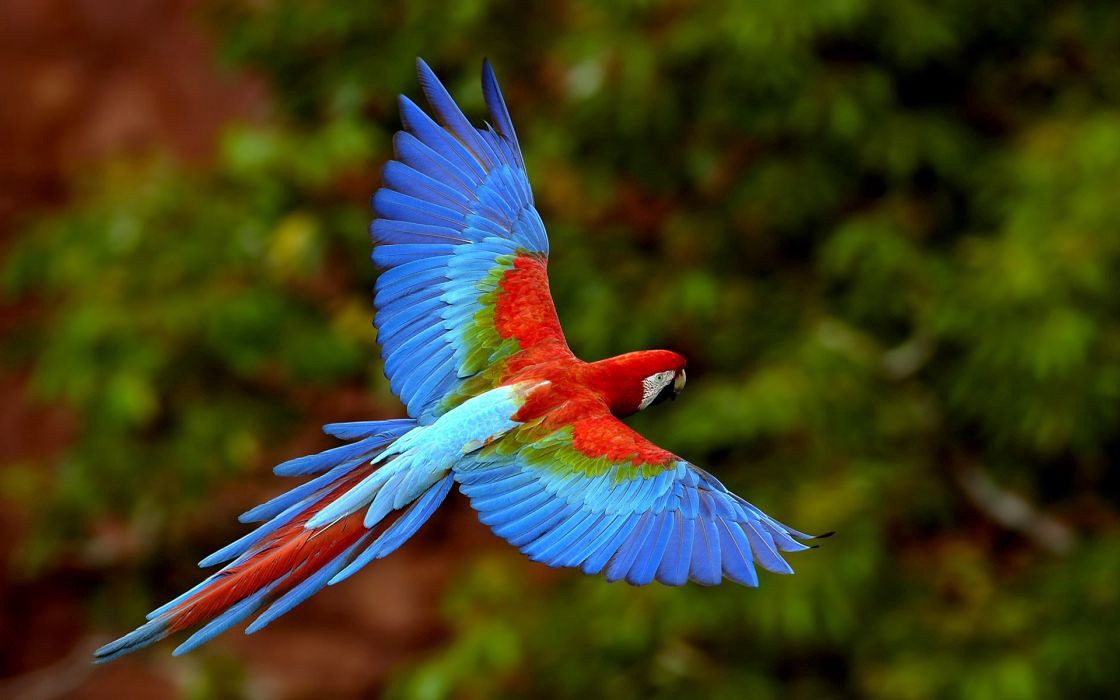
#> input picture ch_11_back_project/sample.jpeg, 1120 x 700 px, given in place of sample.png, which was not available
$ python read_color_image.py
#> lines starting #> are read from the running program, lines starting #| are printed output that depends on the picture; pictures that were not available may be replaced by others from this repository, and a replacement may not be noted
import cv2 as cv
import os.path as osp

file_path = osp.dirname(osp.abspath(__file__))
file_name = 'sample.png'
img_file = osp.join(file_path, file_name)
image = cv.imread(img_file)
#> image is the input picture: shape (700, 1120, 3); mean B, G, R 28.9, 61, 63.5
print(image.shape)
#| (700, 1120, 3)
bgr = cv.imread(img_file, cv.IMREAD_COLOR)
bgra = cv.imread(img_file, cv.IMREAD_UNCHANGED)

cv.imshow('Color', image)
cv.imshow('BGR', bgr)
cv.imshow('B', bgra[:, :, 0])
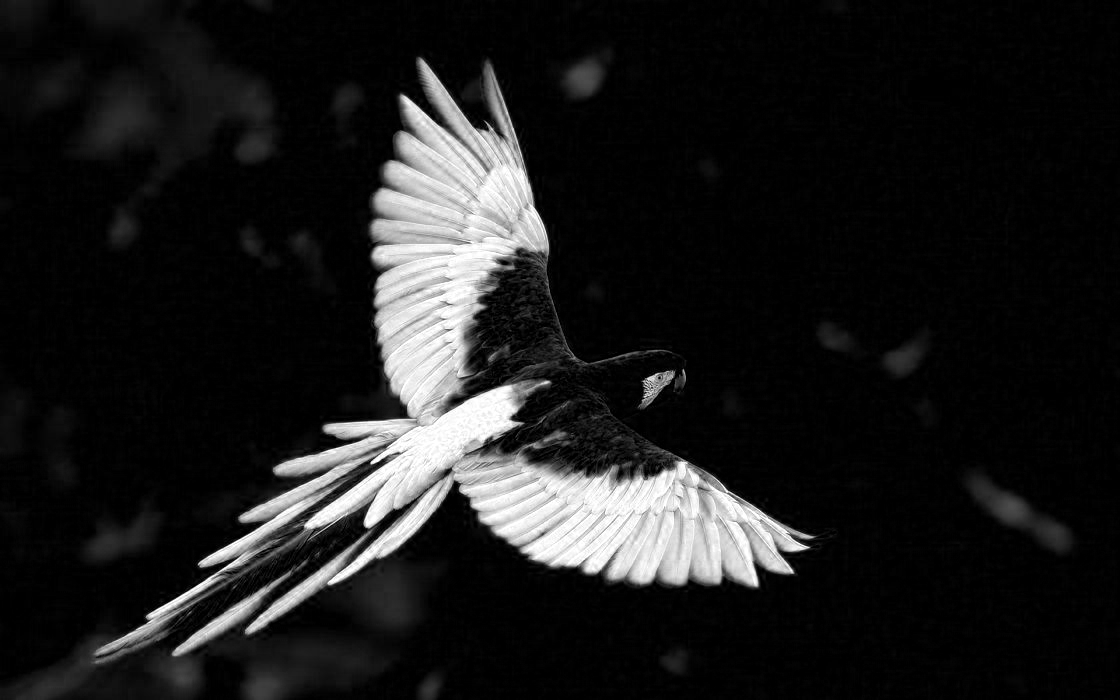
#> window 'B': shape (700, 1120); min 0, max 255, mean 28.9
cv.imshow('G', bgra[:, :, 1])
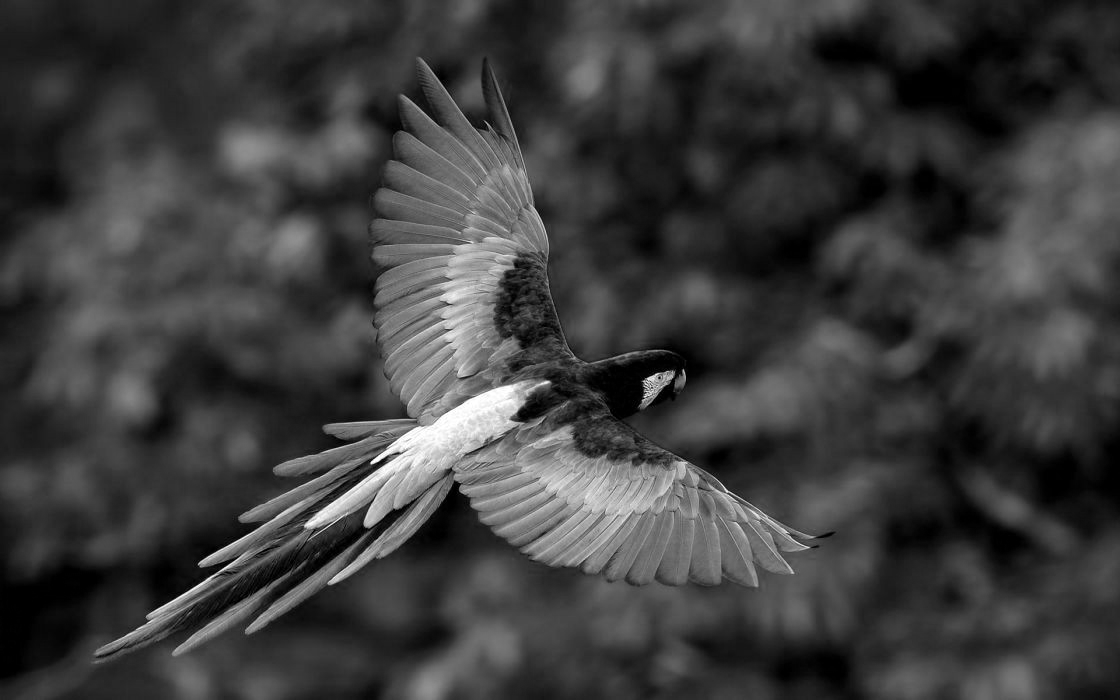
#> window 'G': shape (700, 1120); min 0, max 255, mean 61
cv.imshow('R', bgra[:, :, 2])
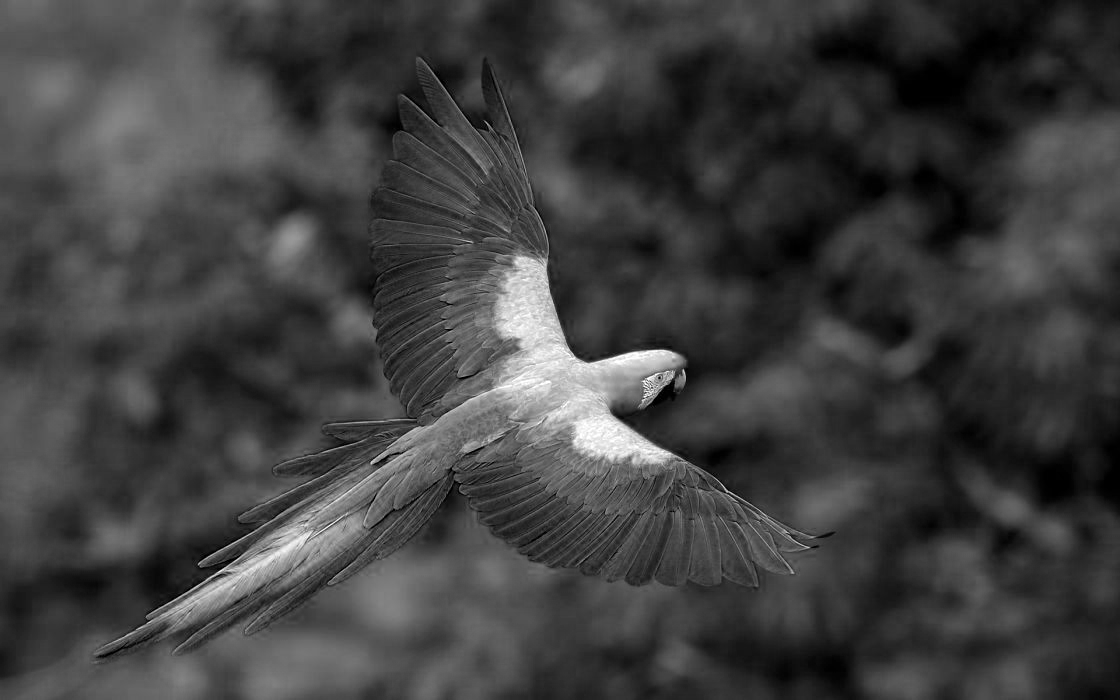
#> window 'R': shape (700, 1120); min 0, max 255, mean 63.5
#> (the run stopped early here; a loop or call above may not have finished)
